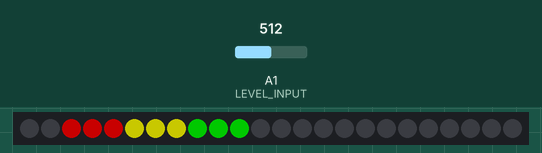
Simulated run of this program. Board: ATtiny85, built with avr-gcc and run on an emulated ATtiny85. Parts: 24 RGB LEDs in strip order, left to right. The inputs (shaded band) are chosen by the test bench; at power-on: A1 (LEVEL_INPUT) = 512. Dim RGB values are drawn brighter than linear.

Above: at 4.2 s.
4.3 s: A1 (LEVEL_INPUT) set to 638
At 6.0 s:
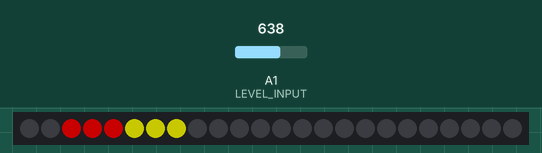
7.3 s: A1 (LEVEL_INPUT) set to 618
At 9.9 s:
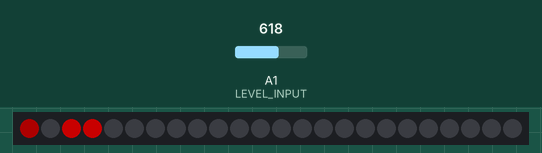
10.3 s: A1 (LEVEL_INPUT) set to 720
At 11.9 s:
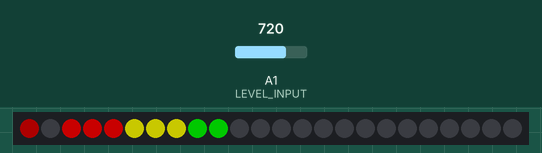
12.0 s: A1 (LEVEL_INPUT) set to 716
At 14.65 s:
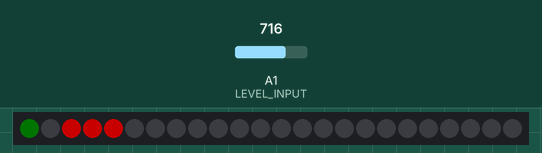
15.0 s: A1 (LEVEL_INPUT) set to 122
16.5 s: A1 (LEVEL_INPUT) set to 190
At 16.63 s:
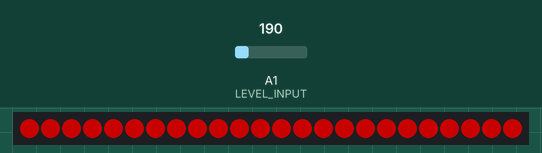

Measured:
- after the input at 4.3 s, the LEDs: first change after 0.49 s (image 1 shows a later state)
- after the input at 7.3 s, the LEDs: first differ from a run without the input after 2.3 s (image 2)
- after the input at 10.3 s, the LEDs: first change after 0.08 s (image 3 shows a later state)
- after the input at 16.5 s, the LEDs: change after 0.09 s (image 5)

The program:

main.cpp
```cpp
#include <Arduino.h>

#include "FastLED.h"
#include "util.h"
#include "config.h"

const int BUFFER_LENGTH = BUFFER_SECONDS * 1000 / SAMPLE_PERIOD_ms;


CRGB colors[GAUGE_LENGTH] = {
  CRGB::Red,
  CRGB::Red,
  CRGB::Red,
  CRGB::Yellow,
  CRGB::Yellow,
  CRGB::Yellow,
  CRGB::Lime,
  CRGB::Lime,
  CRGB::Lime
  };

CRGB leds[STRIP_LENGTH];

uint16_t buffer[BUFFER_LENGTH];
int idx = 0;
uint32_t last = 0;

uint16_t average() {
  uint16_t sum = 0;
  for (int i = 0; i < BUFFER_LENGTH; ++i) {
    sum += buffer[i];
  }
  return sum / BUFFER_LENGTH;
}

uint16_t fuel_level() {
  uint16_t lvl = average();
  if (lvl > 710) return 0;
  if (lvl > 670) return 1;
  if (lvl > 628) return 2;
  if (lvl > 586) return 3;
  if (lvl > 536) return 4;
  if (lvl > 473) return 5;
  if (lvl > 374) return 6;
  if (lvl > 120) return 7;
  return 8;
}

bool do_sample() {
  uint32_t now = millis();
  if((now - last) > SAMPLE_PERIOD_ms) {
    last = now;
    buffer[idx] = analogRead(LEVEL_INPUT) & 0x3FF;
    if (++idx > BUFFER_LENGTH) {
      idx = 0;
    }
    return true;
  }
  return false;
}

void start_up() {
  int i = 0;
  while(i < BUFFER_LENGTH)
  {
    if (do_sample()) {
      for (int l = 0; l < STRIP_LENGTH; ++l) {
        leds[l] = ((i + l) % 2) ? CRGB::Lime : CRGB::Black;
      }
      FastLED.show();
      ++i;
    }
  }
  for (int l = 0; l < STRIP_LENGTH; ++l) {
    leds[l] = CRGB::Black;
  }
  FastLED.show();
}

void setLED(unsigned led, CRGB value) {
  unsigned i = (GAUGE_OFFSET + led) % STRIP_LENGTH;
  leds[i] = value;
}

void setup() {
  memset(buffer, 0, BUFFER_LENGTH);
  FastLED.addLeds<NEOPIXEL, 0>(leds, STRIP_LENGTH);
  FastLED.setBrightness(100);
  analogReference(INTERNAL2V56_NO_CAP);
  FastLED.showColor(CRGB::Black);
  start_up();
  for (int i = 0; i < STRIP_LENGTH; ++i) {
    leds[i] = CRGB::Black;
  }
}

bool on = true;
void loop() {
  if (millis() > 180 * 60UL * 1000UL) {
    FastLED.showColor(CRGB::Black);
    adc_disable();
    set_sleep_mode(SLEEP_MODE_PWR_DOWN);
    sleep_mode();
  }
  if (do_sample())
  {
    uint16_t fl = fuel_level();
    if (fl > 0)
    {
      if (on) {
        FastLED.showColor(CRGB::Black);
        on = false;
      }
      for (unsigned i = 0; i < GAUGE_LENGTH; ++i) {
        setLED(i, (i <= fl) ? colors[i] : CRGB::Black);
      }
      FastLED.show();
    }
    else {
      on = !on;
      FastLED.showColor(on ? CRGB::Red : CRGB::Black);
    }
  }
}
```

util.h
```cpp
#ifndef __UTIL_H
#define __UTIL_H

#include <avr/sleep.h>


#define INTERNAL2V56_NO_CAP (6)
#define adc_disable() (ADCSRA &= ~(1<<ADEN)) // disable ADC (before power-off)

#endif
```

config.h
```cpp
#ifndef __CONFIG_H
#define __CONFIG_H

#define LEVEL_INPUT A1

#ifndef LINEAR_STRIP
const int GAUGE_LENGTH = 9;
const int GAUGE_OFFSET = 2;
const int STRIP_LENGTH = 24;
#else
const int GAUGE_LENGTH = 8;
const int GAUGE_OFFSET = 0;
const int STRIP_LENGTH = 8;
#endif

const int BUFFER_SECONDS = 3;
const int SAMPLE_PERIOD_ms = 100UL;

#endif
```
